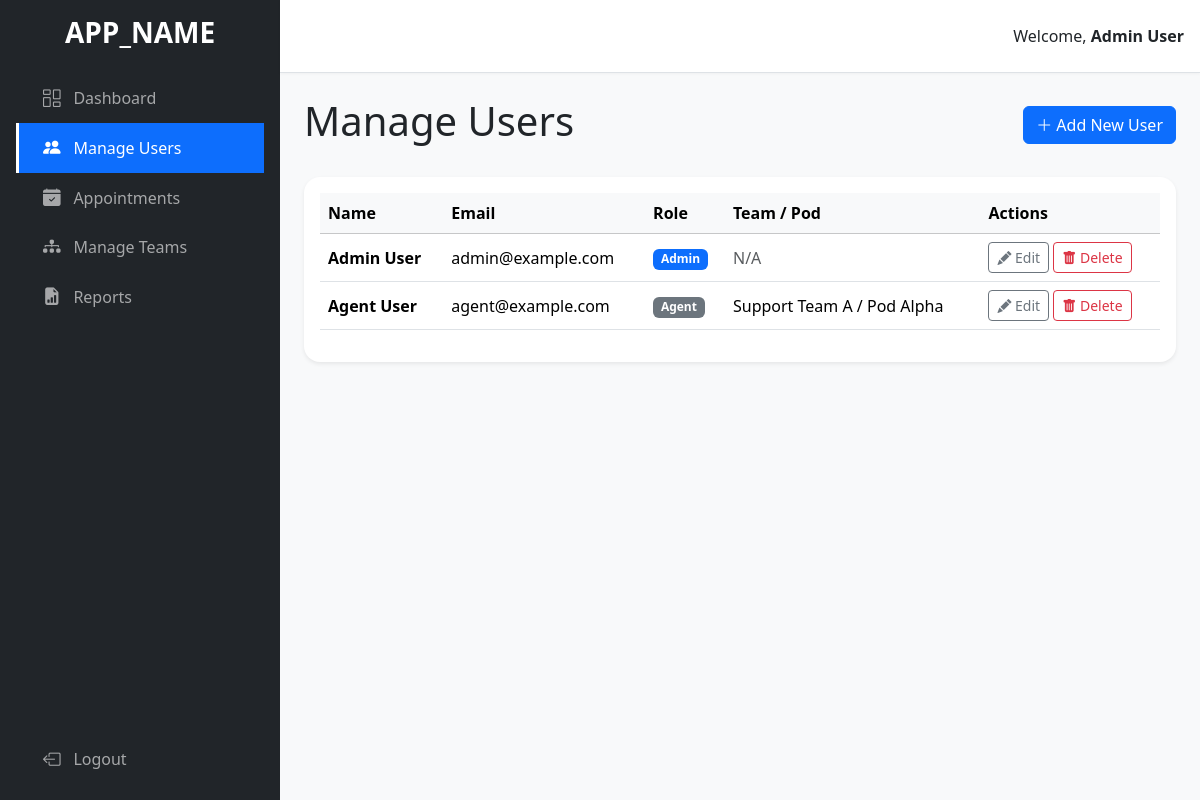
The page /admin/users.php (signed in) on the database its author committed.
### tables this page shows
CREATE TABLE `users` (
  `User_ID` int(11) NOT NULL,
  `User_Name` varchar(100) NOT NULL,
  `Email` varchar(150) NOT NULL,
  `Role` varchar(20) NOT NULL,
  `Password` varchar(255) NOT NULL,
  `Created_At` timestamp NOT NULL DEFAULT current_timestamp(),
  `Pod_ID` int(11) DEFAULT NULL
);

CREATE TABLE `teams` (
  `Team_ID` int(11) NOT NULL,
  `Team_Name` varchar(100) NOT NULL,
  `Color_Code` varchar(7) NOT NULL
);

CREATE TABLE `pods` (
  `Pod_ID` int(11) NOT NULL,
  `Pod_Name` varchar(100) NOT NULL,
  `Team_ID` int(11) NOT NULL
);

### admin/users.php (the view, shortened to what this page needs)
<?php
require_once __DIR__ . "/../includes/db_connect.php";
$users_sql = "
    SELECT u.User_ID, u.User_Name, u.Email, u.Role, u.Pod_ID, p.Pod_Name, t.Team_Name
    FROM Users u
    LEFT JOIN Pods p ON u.Pod_ID = p.Pod_ID
    LEFT JOIN Teams t ON p.Team_ID = t.Team_ID
    ORDER BY u.User_Name ASC
";
$users = $mysqli->query($users_sql)->fetch_all(MYSQLI_ASSOC);
include __DIR__ . "/../includes/header.php";
?>
<div class="d-flex justify-content-between align-items-center mb-4">
    <h1>Manage Users</h1>
    <button class="btn btn-primary" data-bs-toggle="modal" data-bs-target="#userModal" id="addUserBtn">
        <i class="bi bi-plus-lg"></i> Add New User
    </button>
</div>
<div class="card border-0 shadow-sm rounded-4">
    <div class="card-body">
        <div class="table-responsive">
            <table class="table table-hover align-middle">
                <thead class="table-light">
                    <tr>
                        <th>Name</th>
                        <th>Email</th>
                        <th>Role</th>
                        <th>Team / Pod</th>
                        <th>Actions</th>
                    </tr>
                </thead>
                <tbody>
                    <?php foreach ($users as $user): ?>
                        <tr>
                            <td><strong><?= htmlspecialchars($user['User_Name']) ?></strong></td>
                            <td><?= htmlspecialchars($user['Email']) ?></td>
                            <td>
                                <span class="badge bg-<?= $user['Role'] === 'admin' ? 'primary' : 'secondary' ?>">
                                    <?= ucfirst($user['Role']) ?>
                                </span>
                            </td>
                            <td>
                                <?php if ($user['Role'] === 'agent'): ?>
                                    <?= htmlspecialchars($user['Team_Name'] ?? 'N/A') ?> / <?= htmlspecialchars($user['Pod_Name'] ?? 'N/A') ?>
                                <?php else: ?>
                                    <span class="text-muted">N/A</span>
                                <?php endif; ?>
                            </td>
                            <td>
                                <button class="btn btn-sm btn-outline-secondary edit-btn" data-bs-toggle="modal" data-bs-target="#userModal"
                                    data-user='<?= json_encode($user) ?>'>
                                    <i class="bi bi-pencil-fill"></i> Edit
                                </button>
                                <a href="?action=delete&id=<?= $user['User_ID'] ?>" class="btn btn-sm btn-outline-danger" onclick="return confirm('Are you sure you want to delete this user?');">
                                    <i class="bi bi-trash-fill"></i> Delete
                                </a>
                            </td>
                        </tr>
                    <?php endforeach; ?>
                </tbody>
            </table>
        </div>
    </div>
</div>
<?php
include __DIR__ . "/../includes/footer.php";
?>

### includes/header.php (style rules this page uses)
body { background-color: #f8f9fa; }

### rows shown on the page
users: User_Name "Admin User", Email "admin@example.com", Role "Admin", shows "N/A"
users: User_Name "Agent User", Email "agent@example.com", Role "Agent", teams.Team_Name "Support Team A", Pod_ID.Pod_Name "Pod Alpha"

### other values the page prints
APP_NAME "APP_NAME"
$_SESSION['user_name'] "Admin User"
